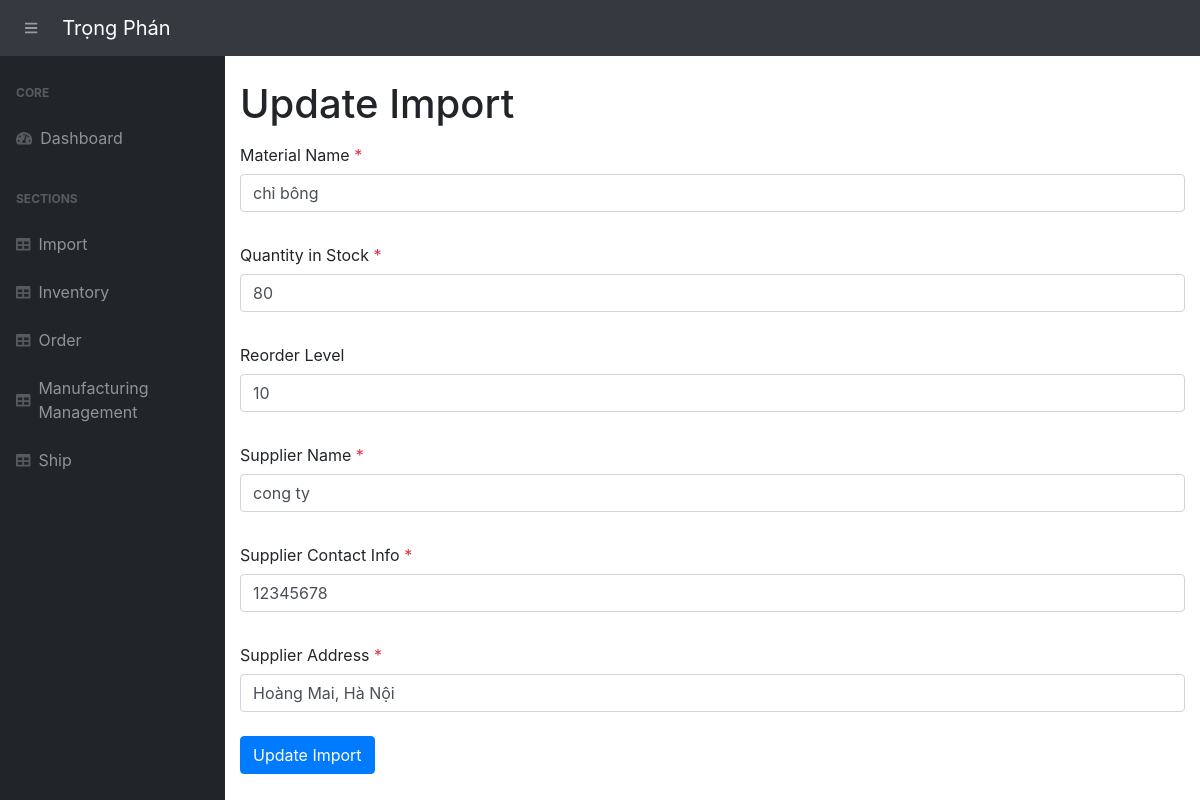
Page /update-import/7 on the earlier database version.
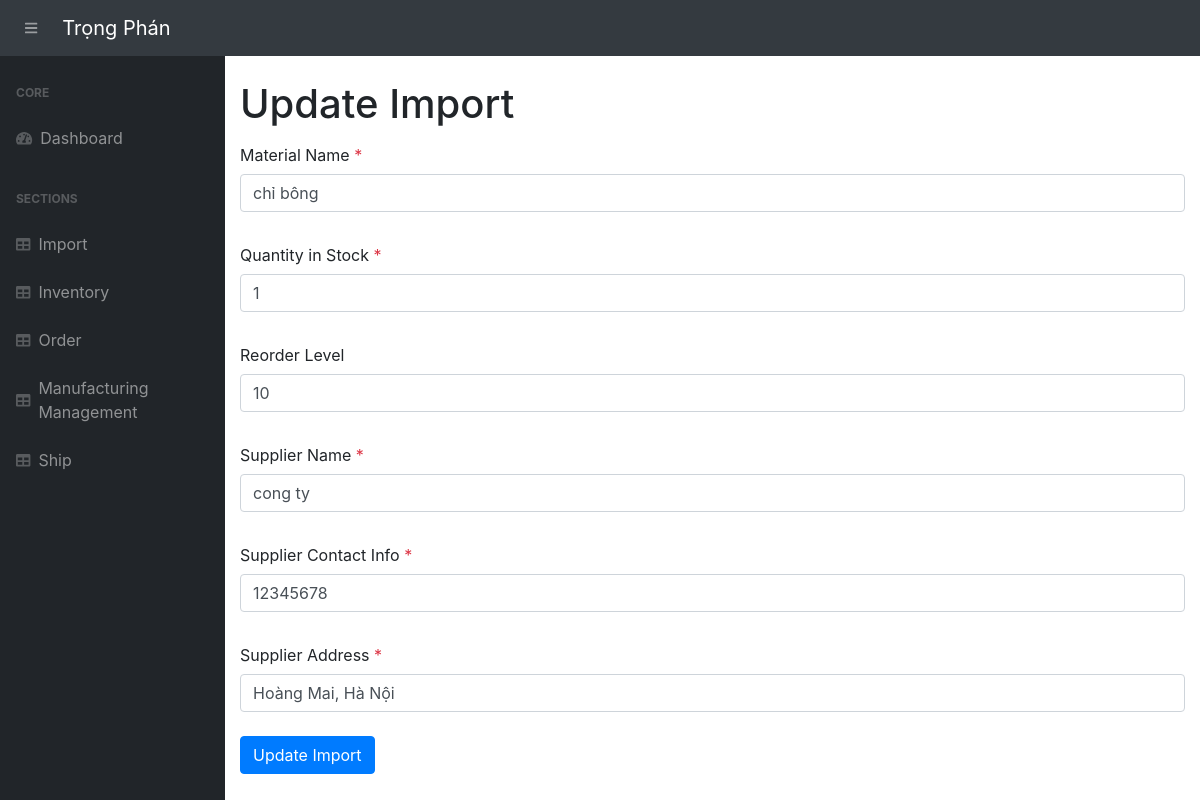
Same page on the later database version.
### app.py (models this page shows, shortened)
class Import(db.Model):
    __tablename__ = 'imports'
    import_id = db.Column(db.Integer, primary_key=True, autoincrement=True)
    material_name = db.Column(db.String(255), nullable=False)
    material_description = db.Column(db.String(255))
    quantity_in_stock = db.Column(db.Integer, default=0)
    reorder_level = db.Column(db.Integer, default=30)
    sup_name = db.Column(db.String(255), nullable=False)
    sup_contact_info = db.Column(db.String(255), nullable=False)
    sup_address = db.Column(db.String(255), nullable=False)
    status = db.Column(db.String(50), default="Supplying")
    section_name = db.Column(db.String(255))  # Section name for classification
    category = db.Column(db.String(255))  # Category of the material

### app.py (the view, shortened to what this page needs)
@app.route('/update-import/<int:import_id>', methods=["POST", "GET"])
def update_import(import_id):
    import_record = Import.query.get_or_404(import_id)
    return render_template("update-import.html", import_record=import_record)

### templates/update-import.html (shortened to what this page needs)
{% extends 'base.html' %}
{% block content %}
<main>
    <div class="container-fluid">
        <h1 class="mt-4">Update Import</h1>
        <form action="/update-import/{{ import_record.import_id }}" method="POST">
            <label for="material_name" class="col-form-label">Material Name <span class="text-danger">*</span></label>
            <input type="text" name="material_name" class="form-control" value="{{ import_record.material_name }}" required><br>
            <label for="quantity_in_stock" class="col-form-label">Quantity in Stock <span class="text-danger">*</span></label>
            <input type="number" name="quantity_in_stock" class="form-control" value="{{ import_record.quantity_in_stock }}" required><br>
            <label for="reorder_level" class="col-form-label">Reorder Level </label>
            <input type="number" name="reorder_level" class="form-control" value="{{ import_record.reorder_level }}"><br>
            <label for="sup_name" class="col-form-label">Supplier Name <span class="text-danger">*</span></label>
            <input type="text" name="sup_name" class="form-control" value="{{ import_record.sup_name }}" required><br>
            <label for="sup_contact_info" class="col-form-label">Supplier Contact Info <span class="text-danger">*</span></label>
            <input type="text" name="sup_contact_info" class="form-control" value="{{ import_record.sup_contact_info }}" required><br>
            <label for="sup_address" class="col-form-label">Supplier Address <span class="text-danger">*</span></label>
            <input type="text" name="sup_address" class="form-control" value="{{ import_record.sup_address }}" required><br>
            <button type="submit" class="btn btn-primary">Update Import</button>
        </form>
    </div>
</main>
{% endblock %}

Differences in the rows shown:
changed Import "chỉ bông": quantity_in_stock "80" → "1"
